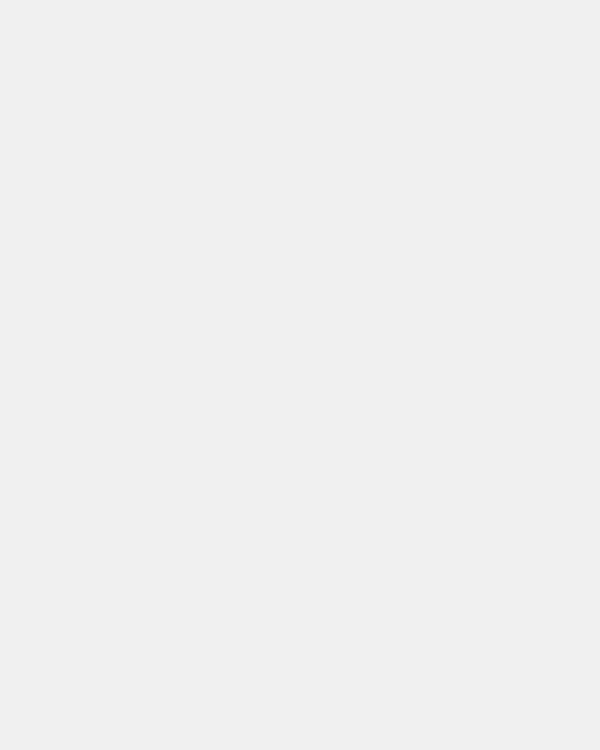
Frame 1 (no input)
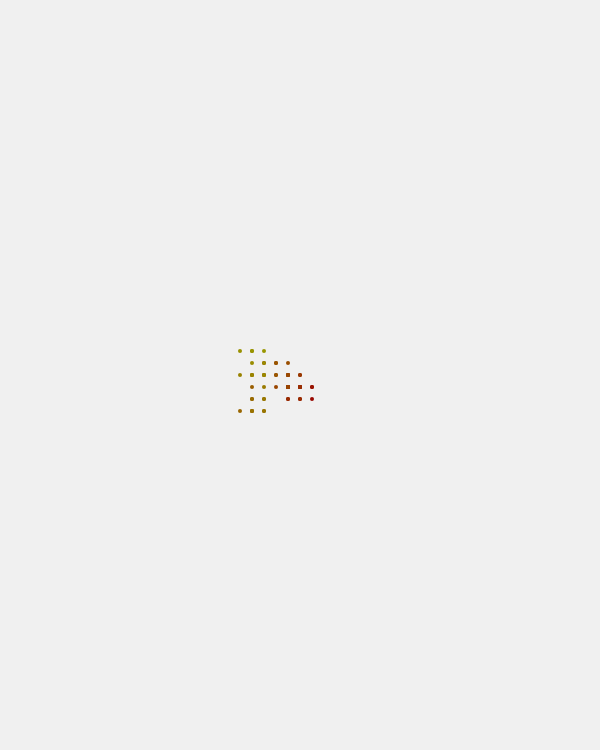
Frame 60 (no input)
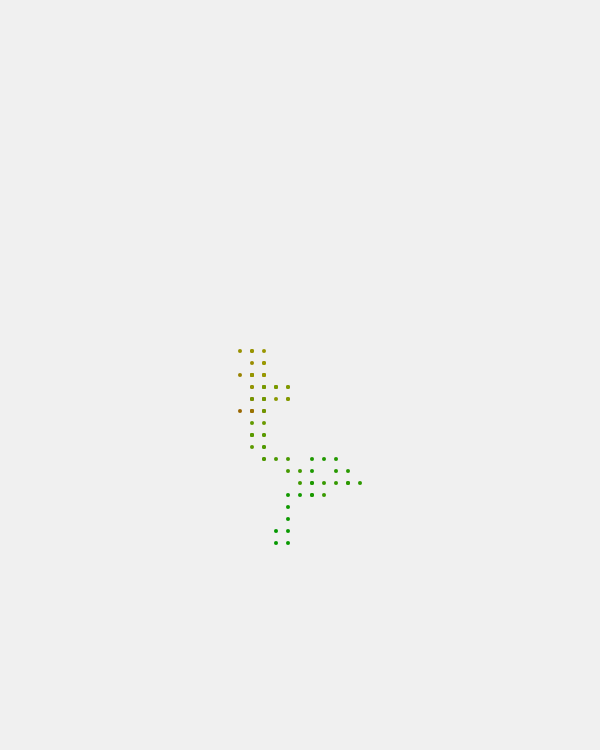
Frame 120 (the mouse pressed at the canvas centre since frame 60)

The p5.js sketch that drew these frames (run headless with seeded random() and noise() and a simulated clock; from frame 60 on, the mouse is pressed at the canvas centre):

// p5.js sketch
// ── sketch.js
let walker, hueValue = 0;
let points = [];

class Walker {
	constructor() {
		this.x = width / 2;
		this.y = height / 2;
	}

	show() {
		// Add the current point with full opacity and current hueValue to the points array
		points.push({ x: this.x, y: this.y, opacity: 255, hue: hueValue });
	}

	step() {
		let choice = floor(random(4));

		switch (choice) {
			case 0:
				this.x += 12;
				break;
			case 1:
				this.x -= 12;
				break;
			case 2:
				this.y += 12;
				break;
			case 3:
				this.y -= 12;
				break;
			default:
				break;
		}
	}
}

function setup() {
	createCanvas(600, 750);
	background(240);

	colorMode(HSB, 360, 100, 100);

	walker = new Walker();
}

function draw() {
	// Restrict hueValue to the rainbow range (0 to 360 degrees)
	hueValue = (hueValue + 1) % 361;

	if (walker.x < 0 || walker.x > width || walker.y < 0 || walker.y > height) {
		walker.x = width / 2;
		walker.y = height / 2;
	}

	// Reduce opacity of all points and remove points that become completely transparent
	for (let i = points.length - 1; i >= 0; i--) {
		points[i].opacity -= 3;
		if (points[i].opacity <= 0) {
			points.splice(i, 1);
		}
	}

	// Redraw background
	colorMode(RGB, 255);
	background(240);
	colorMode(HSB, 360, 100, 100);

	// Draw all points with their current opacity and hue
	for (let pt of points) {
		stroke(pt.hue, 100, 60, pt.opacity);
		strokeWeight(4);
		point(pt.x, pt.y);
	}

	walker.step();
	walker.show();
}

// ── styles.css
body {
    margin: 0;
    padding: 0;
    display: flex;
    justify-content: center;
    align-items: center;
    height: 100vh;
    background-color: #e0e0e0;
}
